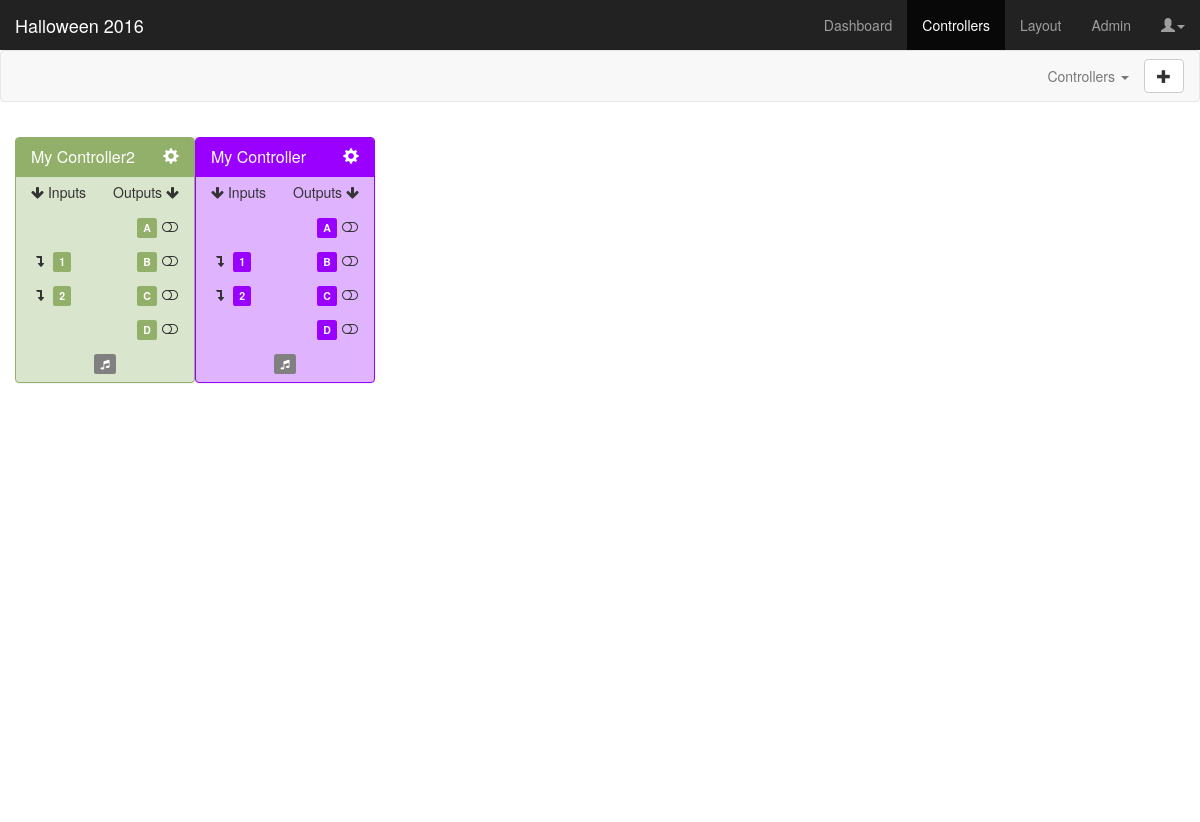
The page /controllers on the database its author committed.
### app/models.py (models this page shows, shortened)
class Controller(db.Model):
	id = db.Column(db.Integer, primary_key=True)
	project_id = db.Column(db.Integer, db.ForeignKey('project.id'))
	color_id = db.Column(db.Integer, db.ForeignKey('color.id'))
	name = db.Column(db.String(25), unique=True)
	ports = db.relationship('Port', backref='controller')
	def get_port(self, port):
		try:
			for p in self.ports:
				if p.port == port:
					return p
			NotFound = namedtuple('NotFound', 'id name state')
			p = NotFound(id='<NOT_FOUND>', name='<NOT_FOUND>', state='<NOT_FOUND>')
			return p
		except:
			return 0
	@property
	def serialize(self):
		return {
			'controller_id': self.id,
			'project_id': self.project_id,
			'controllername': self.name,
			'controllercolor': self.color_id,
			'input1_id': self.get_port('1').id,
			'input1name': self.get_port('1').name,
			'input1state': self.get_port('1').state,
			'input2_id': self.get_port('2').id,
			'input2name': self.get_port('2').name,
			'input2state': self.get_port('2').state,
			'outputA_id': self.get_port('A').id,
			'outputAname': self.get_port('A').name,
			'outputAstate': self.get_port('A').state,
			'outputB_id': self.get_port('B').id,
			'outputBname': self.get_port('B').name,
			'outputBstate': self.get_port('B').state,
			'outputC_id': self.get_port('C').id,
			'outputCname': self.get_port('C').name,
			'outputCstate': self.get_port('C').state,
			'outputD_id': self.get_port('D').id,
			'outputDname': self.get_port('D').name,
			'outputDstate': self.get_port('D').state,
		}

class Port(db.Model):
	id = db.Column(db.Integer, primary_key=True)
	controller_id = db.Column(db.Integer, db.ForeignKey('controller.id'))
	port = db.Column(db.String(2))
	name = db.Column(db.String(25))
	state = db.Column(db.String(10))
	type = db.Column(db.String(8))

### app/views.py (the view)
@app.route('/controllers')
def controllers():
	controllers = Controller.query.filter(Controller.project_id==projectid)
	colors = Color.query.all()
	return render_template('controllers.html', title='Controllers', projectname=projectname, controllers=[c.serialize for c in controllers], colors=[color.serialize for color in colors])

### app/models.py (called while the page is built)
	@property
	def serialize(self):
		return{
			'id': self.id,
			'name': self.name,
			'hex': self.hex
		}

### app/templates/controllers.html (shortened to what this page needs)
{% extends "base.html" %}
{% block content %}
<link href="static/css/controllers.css" rel="stylesheet">
<nav class="navbar navbar-default">
  <div class="container-fluid">
    <div class="collapse navbar-collapse" id="navbar-collapse-1">
      <ul class="nav navbar-nav navbar-right">
        <li class="dropdown">
        <a href="#" class="dropdown-toggle" data-toggle="dropdown">Controllers <span class="caret"></span></a>
        <li>
        	<button type="button" class="btn btn-default navbar-btn" onclick="checkController('test')">
        	  <span class="glyphicon glyphicon-plus"></span>
        	</button>
        </li>
      </ul>
    </div>
  </div>
</nav>
<div class="container-fluid dashboard">
  {% for c in controllers %}
  <div class="panel draggable-controller cc-{{ c.controllercolor }}" id="controller-{{ c.controller_id }}">
    <div class="panel-heading cc-{{ c.controllercolor }}-heading">
      <h3 class="panel-title">
        <span class="controller-name">{{ c.controllername }}</span>
        <div class="pull-right" data-toggle="modal" data-target="#editControllerModal" data-cid="controller-{{ c.controller_id }}" data-ccolor="cc-{{ c.controllercolor }}" data-cname="{{ c.controllername }}">
          <span class="glyphicon glyphicon-cog"></span>
        </div>
      </h3>
    </div>
    <ul class="list-group">
      <li class="list-group-item borderless">
        <div class="pull-left"><i class="fa fa-arrow-down"></i> Inputs</div>
        <div class="pull-right">Outputs <i class="fa fa-arrow-down"></i></div>
      </li>
      <li class="list-group-item borderless">
        <div class="pull-right">
          <span class="label output portA cc-{{ c.controllercolor }}" data-toggle="tooltip" title="{{ c.outputAname }}<br>(Click to name)" data-container="body" data-html="true" data-fullname="{{ c.outputAname }}">{{ c.outputAname|truncate(7, True) }}</span>&nbsp;<span id="toggle-A-{{ c.controller_id }}" data-toggle="tooltip" title="{% if c.outputAstate == 'DISABLED' %}DISABLED{% else %}Default {{ c.outputAstate }}{% endif %}<br>(Click to toggle)" data-html="true" data-container="body"><i class="fa fa-{% if c.outputAstate == 'DISABLED' %}ban{% else %}toggle-{{ c.outputAstate|lower }}{% endif %} fa-fw" data-setting="{{ c.outputAstate }}"></i></span>
        </div>
      </li>
      <li class="list-group-item borderless">
        <div class="pull-left"><span id="toggle-1-{{ c.controller_id }}" data-toggle="tooltip" title="{{ c.input1state }}<br>(Click to toggle)" data-html="true" data-container="body"><i class="fa fa-{% if c.input1state == 'DISABLED' %}ban{% else %}level-{{ c.input1state|replace('PULL', '')|lower }}{% endif %} fa-fw" data-setting="{{ c.input1state }}"></i></span>&nbsp;</div>
        <div class="pull-left spin"><span class="label input port1 cc-{{ c.controllercolor }}" data-toggle="tooltip" title="{{ c.input1name }}<br>(Click to name)" data-container="body" data-html="true" data-fullname="{{ c.input1name }}">{{ c.input1name|truncate(7, True) }}</span></div>
        <div class="pull-right">
          <span class="label output portB cc-{{ c.controllercolor }}" data-toggle="tooltip" title="{{ c.outputBname }}<br>(Click to name)" data-container="body" data-html="true" data-fullname="{{ c.outputBname }}">{{ c.outputBname|truncate(7, True) }}</span>&nbsp;<span id="toggle-B-{{ c.controller_id }}" data-toggle="tooltip" title="{% if c.outputBstate == 'DISABLED' %}DISABLED{% else %}Default {{ c.outputBstate }}{% endif %}<br>(Click to toggle)" data-html="true" data-container="body"><i class="fa fa-{% if c.outputBstate == 'DISABLED' %}ban{% else %}toggle-{{ c.outputBstate|lower }}{% endif %} fa-fw" data-setting="{{ c.outputBstate }}"></i></span>
        </div>
      </li>
      <li class="list-group-item borderless">
        <div class="pull-left"><span id="toggle-2-{{ c.controller_id }}" data-toggle="tooltip" title="{{ c.input2state }}<br>(Click to toggle)" data-html="true" data-container="body"><i class="fa fa-{% if c.input2state == 'DISABLED' %}ban{% else %}level-{{ c.input2state|replace('PULL', '')|lower }}{% endif %} fa-fw" data-setting="{{ c.input2state }}"></i></span>&nbsp;</div>
        <div class="pull-left spin"><span class="label input port2 cc-{{ c.controllercolor }}" data-toggle="tooltip" title="{{ c.input2name }}<br>(Click to name)" data-container="body" data-html="true" data-fullname="{{ c.input2name }}">{{ c.input2name|truncate(7, True) }}</span></div>
        <div class="pull-right">
          <span class="label output portC cc-{{ c.controllercolor }}" data-toggle="tooltip" title="{{ c.outputCname }}<br>(Click to name)" data-container="body" data-html="true" data-fullname="{{ c.outputCname }}">{{ c.outputCname|truncate(7, True) }}</span>&nbsp;<span id="toggle-C-{{ c.controller_id }}" data-toggle="tooltip" title="{% if c.outputCstate == 'DISABLED' %}DISABLED{% else %}Default {{ c.outputCstate }}{% endif %}<br>(Click to toggle)" data-html="true" data-container="body"><i class="fa fa-{% if c.outputCstate == 'DISABLED' %}ban{% else %}toggle-{{ c.outputCstate|lower }}{% endif %} fa-fw" data-setting="{{ c.outputCstate }}"></i></span>
        </div>
      </li>
      <li class="list-group-item borderless">
        <div class="pull-right">
          <span class="label output portD cc-{{ c.controllercolor }}" data-toggle="tooltip" title="{{ c.outputDname }}<br>(Click to name)" data-container="body" data-html="true" data-fullname="{{ c.outputDname }}">{{ c.outputDname|truncate(7, True) }}</span>&nbsp;<span id="toggle-D-{{ c.controller_id }}" data-toggle="tooltip" title="{% if c.outputDstate == 'DISABLED' %}DISABLED{% else %}Default {{ c.outputDstate }}{% endif %}<br>(Click to toggle)" data-html="true" data-container="body"><i class="fa fa-{% if c.outputDstate == 'DISABLED' %}ban{% else %}toggle-{{ c.outputDstate|lower }}{% endif %} fa-fw" data-setting="{{ c.outputDstate }}"></i></span>
        </div>
      </li>
      <li class="list-group-item borderless">
        <div class="text-center">
          <span class="label sounds cc-{{ c.controllercolor }} unassigned" id="sounds-{{ c.controller_id }}" data-toggle="tooltip" title="(Click to configure)" data-placement="bottom" data-container="body"><i class="fa fa-music"></i></span>
        </div>
      </li>
    </ul>
  </div>
  {% endfor %}
</div>
{% endblock %}

### app/static/css/controllers.css (style rules this page uses)
body { padding-top: 50px; }
:root { --cc1-head: #4298B5; --cc1-bg: #c7e2eb; --cc2-head: #273a3f; --cc2-bg: #c0d3d8; --cc3-head: #92B06A; --cc3-bg: #dae5cd; --cc4-head: #9900ff; --cc4-bg: #e0b3ff; --cc5-head: #DD5F32; --cc5-bg: #f4ccbd; --cc6-head: #FFA200; --cc6-bg: #ffe3b3; --cc7-head: #00A03E; --cc7-bg: #c6ecd4; --cc8-head: #24A8AC; --cc8-bg: #bff0f2; --cc9-head: #cccc00; --cc9-bg: #ffffcc; --cc10-head: #fa8072; --cc10-bg: #fdd3ce; }
.dashboard { height: calc(100vh - 100px); padding: 15px; }
.draggable-controller { width: 180px; float: left; }
span[class*='cc-'].unassigned { background-color: gray !important; }
.cc-3 { border-color: var(--cc3-head); background-color: var(--cc3-bg); }
.cc-3 > .cc-3-heading { color: #fff; background-color: var(--cc3-head); border-color: var(--cc3-head); }
.cc-3.label { background-color: var(--cc3-head); }
.cc-4 { border-color: var(--cc4-head); background-color: var(--cc4-bg); }
.cc-4 > .cc-4-heading { color: #fff; background-color: var(--cc4-head); border-color: var(--cc4-head); }
.cc-4.label { background-color: var(--cc4-head); }
li.borderless { border-top: 0 none; border-bottom: 0 none; padding: 5px 15px; background-color: transparent; height: 35px; }

### rows shown on the page
Controller: controllername "My Controller2"
Controller: controllername "My Controller"

### other values the page prints
{{ projectname }} "Halloween 2016"
{{ c.outputAname|truncate(7, True) }} "A" "A"
{{ c.input1name|truncate(7, True) }} "1" "1"
{{ c.outputBname|truncate(7, True) }} "B" "B"
{{ c.input2name|truncate(7, True) }} "2" "2"
{{ c.outputCname|truncate(7, True) }} "C" "C"
{{ c.outputDname|truncate(7, True) }} "D" "D"
